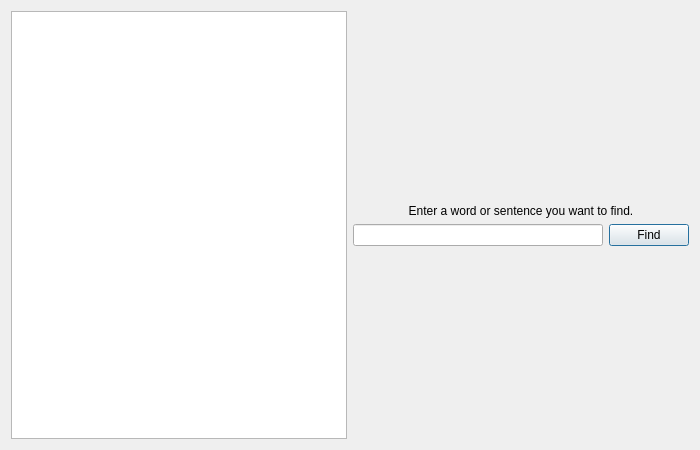
<?xml version="1.0" encoding="UTF-8"?>
<ui version="4.0">
 <class>FileFind</class>
 <widget class="QDialog" name="FileFind">
  <property name="geometry">
   <rect>
    <x>0</x>
    <y>0</y>
    <width>700</width>
    <height>450</height>
   </rect>
  </property>
  <property name="windowTitle">
   <string>Dialog</string>
  </property>
  <layout class="QHBoxLayout" name="horizontalLayout_3">
   <item>
    <widget class="QTextEdit" name="fileContent">
     <property name="readOnly">
      <bool>true</bool>
     </property>
     <property name="html">
      <string>&lt;!DOCTYPE HTML PUBLIC &quot;-//W3C//DTD HTML 4.0//EN&quot; &quot;http://www.w3.org/TR/REC-html40/strict.dtd&quot;&gt;
&lt;html&gt;&lt;head&gt;&lt;meta name=&quot;qrichtext&quot; content=&quot;1&quot; /&gt;&lt;meta charset=&quot;utf-8&quot; /&gt;&lt;style type=&quot;text/css&quot;&gt;
p, li { white-space: pre-wrap; }
hr { height: 1px; border-width: 0; }
li.unchecked::marker { content: &quot;\2610&quot;; }
li.checked::marker { content: &quot;\2612&quot;; }
&lt;/style&gt;&lt;/head&gt;&lt;body style=&quot; font-family:'맑은 고딕'; font-size:9pt; font-weight:400; font-style:normal;&quot;&gt;
&lt;p style=&quot;-qt-paragraph-type:empty; margin-top:0px; margin-bottom:0px; margin-left:0px; margin-right:0px; -qt-block-indent:0; text-indent:0px;&quot;&gt;&lt;br /&gt;&lt;/p&gt;&lt;/body&gt;&lt;/html&gt;</string>
     </property>
    </widget>
   </item>
   <item>
    <layout class="QVBoxLayout" name="verticalLayout" stretch="1,0,0,1">
     <item>
      <widget class="QWidget" name="emptyWidget1" native="true">
       <property name="sizePolicy">
        <sizepolicy hsizetype="Preferred" vsizetype="Expanding">
         <horstretch>0</horstretch>
         <verstretch>0</verstretch>
        </sizepolicy>
       </property>
      </widget>
     </item>
     <item>
      <widget class="QLabel" name="label_1">
       <property name="sizePolicy">
        <sizepolicy hsizetype="Expanding" vsizetype="Fixed">
         <horstretch>0</horstretch>
         <verstretch>0</verstretch>
        </sizepolicy>
       </property>
       <property name="layoutDirection">
        <enum>Qt::LayoutDirection::LeftToRight</enum>
       </property>
       <property name="text">
        <string>Enter a word or sentence you want to find.</string>
       </property>
       <property name="alignment">
        <set>Qt::AlignmentFlag::AlignCenter</set>
       </property>
      </widget>
     </item>
     <item>
      <layout class="QHBoxLayout" name="horizontalLayout_4">
       <item>
        <widget class="QLineEdit" name="lineEdit_find">
         <property name="sizePolicy">
          <sizepolicy hsizetype="Expanding" vsizetype="Fixed">
           <horstretch>0</horstretch>
           <verstretch>0</verstretch>
          </sizepolicy>
         </property>
         <property name="maximumSize">
          <size>
           <width>16777215</width>
           <height>16777215</height>
          </size>
         </property>
         <property name="alignment">
          <set>Qt::AlignmentFlag::AlignCenter</set>
         </property>
        </widget>
       </item>
       <item>
        <widget class="QPushButton" name="btn_find">
         <property name="sizePolicy">
          <sizepolicy hsizetype="Fixed" vsizetype="Fixed">
           <horstretch>0</horstretch>
           <verstretch>0</verstretch>
          </sizepolicy>
         </property>
         <property name="text">
          <string>Find</string>
         </property>
        </widget>
       </item>
      </layout>
     </item>
     <item>
      <widget class="QWidget" name="emptyWidget2" native="true">
       <property name="sizePolicy">
        <sizepolicy hsizetype="Preferred" vsizetype="Expanding">
         <horstretch>0</horstretch>
         <verstretch>0</verstretch>
        </sizepolicy>
       </property>
      </widget>
     </item>
    </layout>
   </item>
  </layout>
 </widget>
 <resources/>
 <connections/>
</ui>
